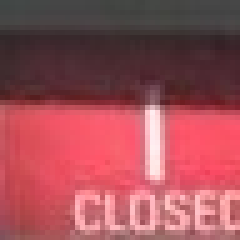
#> input picture codes/image/res.jpg, 48 x 48 px (shown 5 times larger)
$ python LAB.py
#> lines starting #> are read from the running program, lines starting #| are printed output that depends on the picture; long printed decimals are rounded

#阴影去除算法
#先寻找阴影，然后再去除阴影
import cv2
import numpy as np
#读取图像数据到矩阵
def readImg(filepath):

#> called with filepath = './image/res.jpg'
    if filepath =="":
        return None

    img = cv2.imread(filepath)
#> img is the input picture: shape (48, 48, 3); mean B, G, R 86.8, 78.8, 156.7
    return img

#将图像转换为LAB空间
def imgToLAB(img):
    # if img==None:
    #     return None
    lab = cv2.cvtColor(img,cv2.COLOR_BGR2LAB) #参数选择cv2.COLOR_BGR2Lab,cv2.COLOR_BGR2LAB
#> lab: shape (48, 48, 3); mean of channels 0, 1, 2 110.6, 159.6, 139.1

    return lab
#将图像转换为HSV空间


#将LAB空间分割
def imgSplitLAB(img):

    l,a,b =  cv2.split(img)
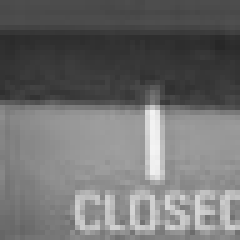
#> l: shape (48, 48) (shown 5 times larger); min 39, max 244, mean 110.6
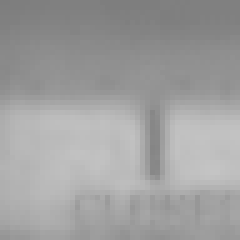
#> a: shape (48, 48) (shown 5 times larger); min 125, max 196, mean 159.6
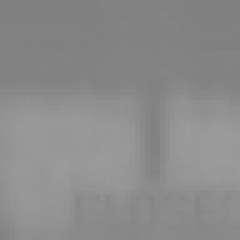
#> b: shape (48, 48) (shown 5 times larger); min 127, max 155, mean 139.1
    return l,a,b

#计算矩阵的平均值
def calMatAvg(img_single):
    print(img_single.shape)
#| (48, 48)
    w,h = img_single.shape
#> w = 48; h = 48
    sum = 0

    for i in range(w):
        for j in range(h):
            sum = sum+img_single[i][j]
#> after the loop, sum = 254857

    avg = sum/(w*h)
#> avg = 110.6

    return avg

#计算矩阵标准差
def calMatSD(mat):

    mat = np.array(mat)
    sd = np.std(mat)

    return sd

#获取阴影像素所在位置的集合列表
def getPointSetByL(img_lab,l,b):

    L, A, B = imgSplitLAB(img_lab)
    avg_l = calMatAvg(L)
#> avg_l = 110.6
    avg_a = calMatAvg(A)
#| (48, 48)
#> avg_a = 159.6
    avg_b = calMatAvg(B)
#| (48, 48)
#> avg_b = 139.1
    sd = calMatSD(L)
#> in calMatSD, `sd = np.std(mat)`: sd = 48.11
#> sd = 48.11
    points = []
    w,h = L.shape
#> w = 48; h = 48
    thre = avg_l-(sd/3)
#> thre = 94.58
    print(avg_a+avg_b)
#| 298.741

    for i in range(w):
        for j in range(h):
            print(B[i][j],end=" ")
            if (avg_a+avg_b)<256:
                if L[i][j]<thre:
                    points.append((i,j))
            elif (L[i][j]>l[0] and L[i][j]<l[1]) and B[i][j]>b[0] and B[i][j]<b[1]:
                points.append((i,j))
        print("")
#> this loop made 48 passes
#| 128 128 128 128 128 128 128 128 128 128 128 128 128 128 128 128 128 128 128 128 130 130 130 130 130 130 130 130 130 130 130 130 129 129 129 129 129 129 128 128 128 128 128 128 128 128 128 128
#| 128 128 128 128 128 128 128 128 128 128 128 128 128 128 128 128 128 128 128 128 129 130 130 130 130 130 130 130 130 130 130 130 129 129 129 129 129 129 128 128 128 128 128 128 128 128 128 128
#| 128 128 128 128 128 128 128 128 128 128 128 128 128 128 128 128 128 128 128 128 129 129 129 129 129 129 129 129 129 129 129 129 131 131 129 129 129 129 128 128 128 128 128 128 128 128 128 128
#| 128 128 128 128 128 128 128 128 128 128 128 128 128 128 128 128 128 128 128 128 129 129 129 129 129 129 129 129 129 129 129 129 131 131 129 129 129 129 128 128 128 128 128 128 128 128 128 128
#| 129 129 129 129 129 129 129 129 129 129 129 129 129 129 129 129 128 128 129 129 129 129 129 129 130 131 129 129 129 129 129 129 131 131 131 131 129 129 129 129 128 128 128 128 128 128 129 129
#| 129 129 129 129 129 129 129 129 129 129 129 129 129 129 129 129 127 127 129 129 129 129 129 129 131 131 129 129 129 129 129 129 130 130 130 131 129 129 129 129 128 128 128 128 128 128 129 129
#| 129 129 129 129 129 129 129 129 129 129 129 129 129 129 129 129 129 129 129 129 129 129 130 130 130 130 130 130 131 131 130 130 131 131 130 130 130 130 129 129 129 129 129 129 129 129 129 129
#| 129 129 129 129 129 129 129 129 129 129 129 129 129 129 129 129 129 129 129 129 128 129 130 130 130 130 130 130 130 130 130 130 130 130 130 130 130 130 129 129 129 129 129 129 129 129 128 129
#> (further printed lines are left out)
#> after the loop, points = 973 pairs, first value 0 to 21, second value 0 to 47
    return points

#LAB颜色空间拾取器
def onmouse(event, x, y, flags, param):
    img_lab = imgToLAB(img)
    L, A, B = imgSplitLAB(img_lab)

    if event == cv2.EVENT_MOUSEMOVE:
        show = []
        show.append(L[y][x])
        show.append(A[y][x])
        show.append(B[y][x])
        print(show)

def getLAB(img):
    cv2.namedWindow("img")  # 构建窗口
    cv2.setMouseCallback("img", onmouse)  # 回调绑定窗口
    while True:  # 无限循环
        cv2.imshow("img", img)  # 显示图像
        if cv2.waitKey() == ord('q'): break  # 按下‘q'键，退出
    cv2.destroyAllWindows()

if __name__ =="__main__":
   img = readImg("./image/res.jpg")
   l = [40, 80]
   b = [120, 150]
   #getLAB(img)
   img_lab = imgToLAB(img)
   res = getPointSetByL(img_lab,l,b)
#> res has the same summary as points in getPointSetByL
   print(res)

   for p in res:
       x,y = p
       cv2.circle(img,(y,x),1,(0,0,255),-1)
#> this loop made 973 passes
#> (x, y) on passes 1 to 3: (0, 0), (0, 1), (0, 2)
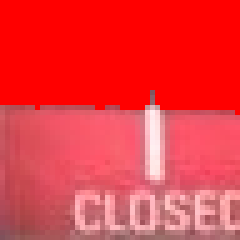
#> img: shape (48, 48, 3) (shown 5 times larger); mean B, G, R 62.8, 56.3, 236.3

   cv2.imshow("img",img)

   cv2.waitKey(0)
   cv2.destroyWindow()
